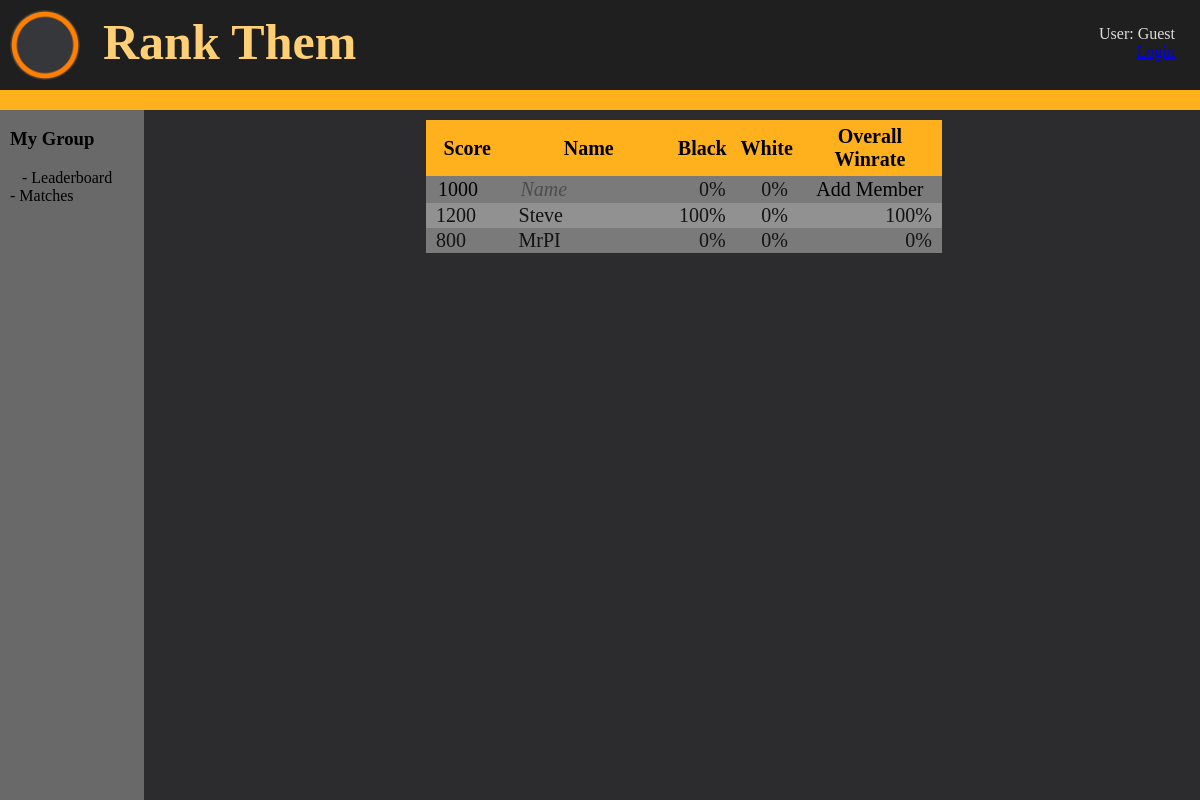
The page /leaderboard on the database as committed earlier.
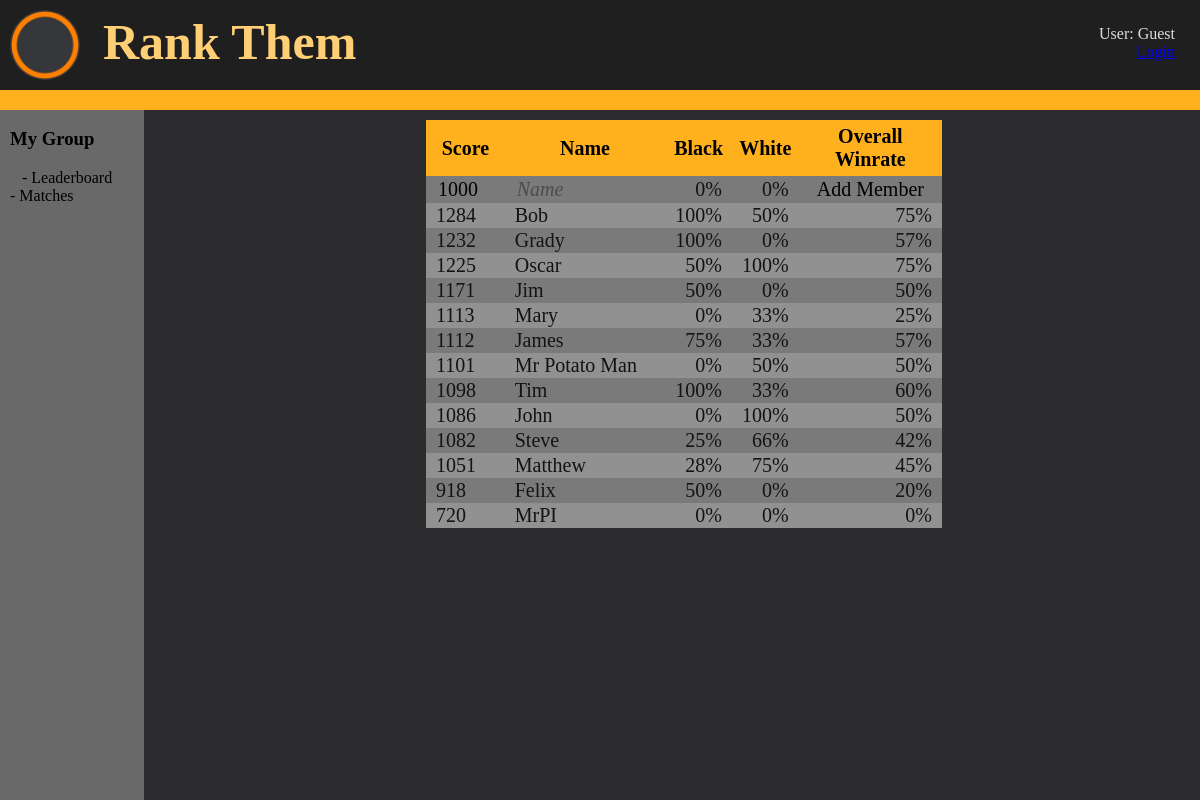
The same page on the database as committed later.
### tables this page shows
CREATE TABLE Attribute (id INTEGER PRIMARY KEY, name STRING);

CREATE TABLE Statistic (mid INTEGER REFERENCES Member (id), aid INTEGER REFERENCES Attribute (id), win INTEGER, loss INTEGER, draw INTEGER);

CREATE TABLE Member (id INTEGER PRIMARY KEY, uid INTEGER REFERENCES User (id), cid INTEGER REFERENCES Club (id), admin BOOLEAN, score INTEGER, development INTEGER);

CREATE TABLE User (id INTEGER PRIMARY KEY, name STRING, image STRING, email STRING, password TEXT, OAuth STRING);

### main.py (the view)
@app.route('/leaderboard')
def leaderboard():
    info = select("""SELECT User.id, User.name, Member.score,
                    Attribute.name AS attribute, Statistic.win,
                    Statistic.loss, Statistic.draw
                    FROM User JOIN Member ON User.id = Member.uid
                    JOIN Statistic ON Member.id = Statistic.mid
                    JOIN Attribute ON Statistic.aid = Attribute.id
                    WHERE Member.cid = ?;""", ("1",))
    info = sorted(info, key=lambda x: (-x[2], x[0], x[3]))
    temp = list(info.pop(0))
    try:
        board = [temp + [[temp[3], int(temp[4] / (temp[4] + temp[5]) * 100)]]]
    except:
        board = [temp + [[temp[3], 0]]]
    board[0].pop(3)
    for i in range(len(info)):
        temp = list(info.pop(0))
        if temp[0] != board[-1][0]:
            try:
                board[-1][3] = int(board[-1][3]
                                   / (board[-1][3] + board[-1][4]) * 100)
            except:
                board[-1][3] = 0
            for i in range(2):
                board[-1].pop(4)
            board.append(temp)
            try:
                board[-1] += [[temp[3],
                               int(temp[4] / (temp[4] + temp[5]) * 100)]]
            except:
                board[-1] += [[temp[3], 0]]
            board[-1].pop(3)
        else:
            try:
                board[-1] += [[temp[3],
                               int(temp[4] / (temp[4] + temp[5]) * 100)]]
            except:
                board[-1] += [[temp[3], 0]]
            for i in range(3, 6):
                board[-1][i] += temp[i+1]
    try:
        board[-1][3] = int(board[-1][3]
                           / (board[-1][3] + board[-1][4]) * 100)
    except:
        board[-1][3] = 0
    for i in range(2):
        board[-1].pop(4)
    return render_template("leaderboard.html", title="Leaderboard",
                           group_name="my group", page=0, rank=board)

### main.py (called while the page is built)
def get_conn():
    con = sqlite3.connect("./static/chessELO.db")
    cur = con.cursor()
    return con, cur

def select(txt, dat=""):
    con, cursor = get_conn()
    if dat == "":
        cursor.execute(txt)
    else:
        cursor.execute(txt, dat)
    ret = cursor.fetchall()
    con.close()
    return ret

### templates/leaderboard.html
{% extends 'layout.html' %}
{% block content %}
{% include 'side-nav.html' %}
<div class="content" id="content">
    <table class="leaderboard">
        <tbody>
            <tr>
                <th>Score</th>
                <th>Name</th>
                {% for i in range(rank[0]|length - 4) %}
                <th>{{rank[0][i+4][0].title()}}</th>
                {% endfor %}
                <th>Overall Winrate</th>
            </tr>
            <form action="/newMember" method="post">
                <tr>
                    <td><input type="number" name="score" id="score" value="1000" step="100" min="500" max="2000"></td>
                    <td><input type="text" name="name" id="name" placeholder="Name" maxlength="15"></td>
                    {% for i in range(rank[0]|length - 4) %}
                    <td style="text-align: right;">0%</td>
                    {% endfor %}
                    <td><input type="submit" value="Add Member"></td>
                </tr>
            </form>
            {% for i in rank %}
            <tr>
                <td>{{i[2]}}</td>
                <td>{{i[1]}}</td>
                {% for j in range(rank[0]|length - 4) %}
                <td style="text-align: right;">{{i[j + 4][1]}}%</td>
                {% endfor %}
                <td style="text-align: right;">{{i[3]}}%</td>
            </tr>
            {% endfor %}
        </tbody>
    </table>
</div>
{% endblock %}

### templates/layout.html (shortened to what this page needs)
<!DOCTYPE html>
<html lang="en">
<head>
    <link rel="stylesheet" href="../static/css/style.css">
</head>
<body>
    {% include 'header.html' %}
    {% include 'nav.html' %}
    {% block content %}{% endblock %}
</body>
</html>

### templates/header.html
<div class="top-header">
    <img src="/static/images/circle.png" alt="CIRCLE" class="logo">
    <h1>Rank Them</h1>
    <p> User: Guest <br>
        <a href="/login">Login</a>
    </p>
</div>

### templates/nav.html
<div class="top-nav">
</div>

### templates/side-nav.html
<div class="side-nav" id="side-nav">
    <br>
    <h3>{{group_name}}</h3>
    <a href="/leaderboard"> {% if page == 0 %} &nbsp;&nbsp; {% endif %} - Leaderboard</a> <br>
    <a href="/matches"> {% if page == 1 %} &nbsp;&nbsp; {% endif %} - Matches</a> <br>
</div>

### static/css/style.css (style rules this page uses)
.top-header { width: 100%; height: 90px; background-color: #1f1f20; position: fixed; display: block; margin: 0; color: #dddddd; z-index: inherit; }
.top-header h1 { display: inline-block; margin: 5px; color: #ffcf75; padding: 8px; font-family: 'Brush Script MT', cursive; font-size: 50px; z-index: inherit; }
.top-header p { float: right; text-align: right; margin: 25px; z-index: inherit; }
.logo { float: left; width: 70px; margin: 10px; border-radius: 50%; background-color: #35373b; z-index: inherit; }
.top-nav { background-color: #ffb01d; display: block; position: fixed; top: 90px; height: 20px; width: 100%; z-index: inherit; }
.top-nav a, .side-nav a { color: black; text-decoration: none; }
.side-nav { height: calc(100vh - 25px); display: block; position: fixed; top: 110px; background-color: rgb(105, 105, 105); width:12vw; }
.side-nav a, .side-nav h3 { margin-left: 10px; margin-right: 10px; }
.side-nav h3 { margin-top: 0; text-transform: capitalize; margin-right: 10px; }
.content { width:86vw; float: right; display: block; color: rgb(211, 211, 211); transform: translate(0, 120px); z-index: 10; }
.leaderboard, .matches { width: 50%; margin-left: auto; margin-right: auto; border-collapse: collapse; background-color: rgb(122, 122, 122); color: rgb(19, 19, 19); margin-bottom: 10px; z-index: inherit; }
.leaderboard tr, .matches tr { font-size: 20px; z-index: inherit; }
.leaderboard th, .matches th, .dateHead { background: #ffb01d; position: sticky; top: -10px; box-shadow: 0 2px 2px -1px rgba(0, 0, 0, 0.4); color: black; padding: 5px; z-index: inherit; }
.leaderboard th, .matches th { top: -10px; }
.leaderboard td, .matches td { padding-left: 10px; padding-right: 10px; z-index: inherit; }
.leaderboard tr:nth-child(even), .matches tr:nth-child(even) { background-color: rgb(145, 145, 145); }
.matches input, .leaderboard input { background-color: transparent; border: none; font-size: 20px; font-family: inherit; width: 100%; }
::placeholder { font-style: italic; color: rgb(77, 77, 77); }
body { background-color: #2c2c2e; margin: 0; top: 0; z-index: 10; }

Rows that differ between the two databases and show on the page:
added Statistic: score "1284", name "Bob", i "100" "50", i "75"
added Statistic: score "1232", name "Grady", i "100" "0", i "57"
added Statistic: score "1225", name "Oscar", i "50" "100", i "75"
added Statistic: score "1171", name "Jim", i "50" "0", i "50"
added Statistic: score "1113", name "Mary", i "0" "33", i "25"
added Statistic: score "1112", name "James", i "75" "33", i "57"
added Statistic: score "1101", name "Mr Potato Man", i "0" "50", i "50"
added Statistic: score "1098", name "Tim", i "100" "33", i "60"
added Statistic: score "1086", name "John", i "0" "100", i "50"
changed Statistic "Steve": score "1200" → "1082"; i "100" → "42"
added Statistic: score "1051", name "Matthew", i "28" "75", i "45"
added Statistic: score "918", name "Felix", i "50" "0", i "20"
changed Statistic "MrPI": score "800" → "720"
Other text that changed with them:
new list line: "25 %"
new list line: "66 %"
list line gone: "100 %"
list line gone: "0 %"
